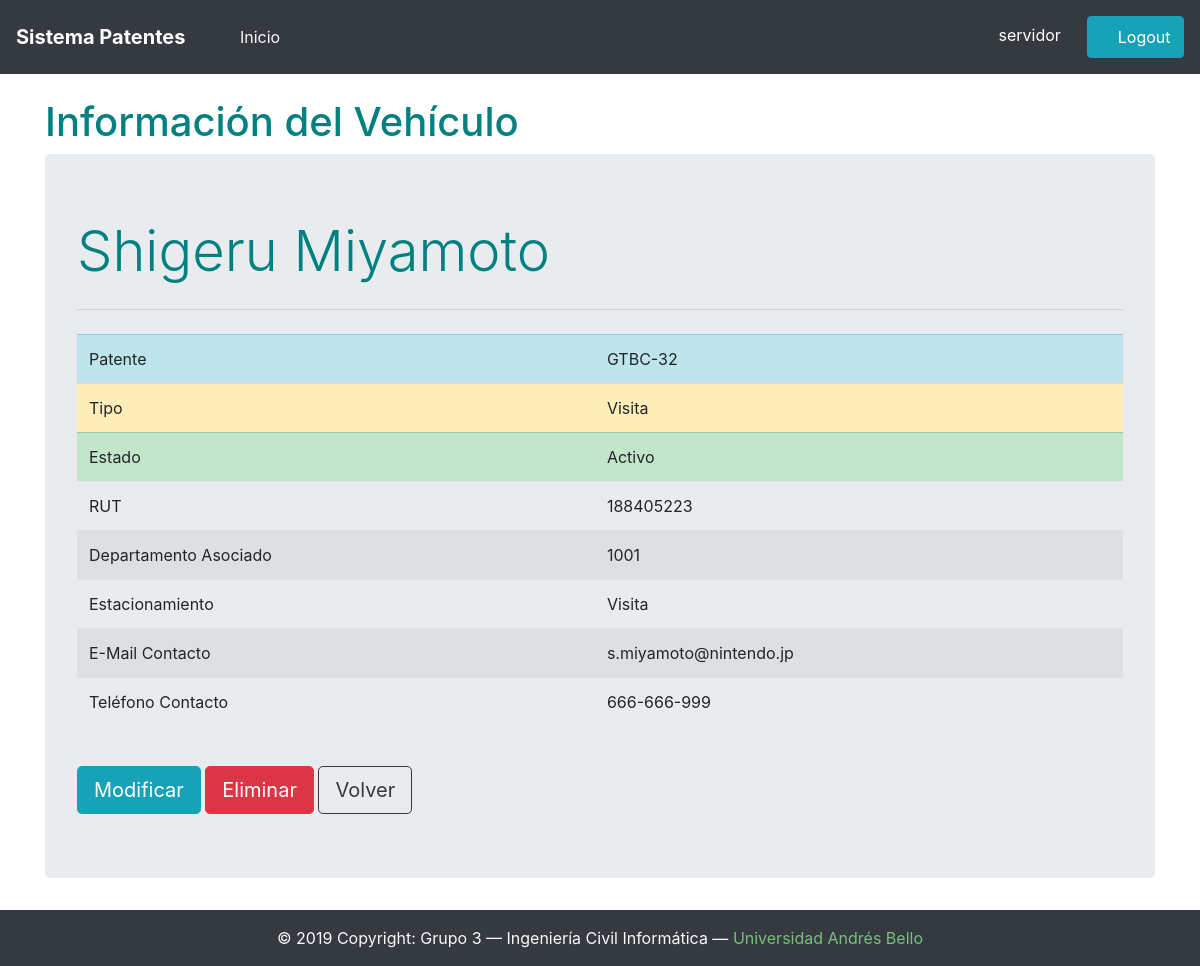
/patentes/188405223/ (signed in), run on an earlier commit of the app's database.
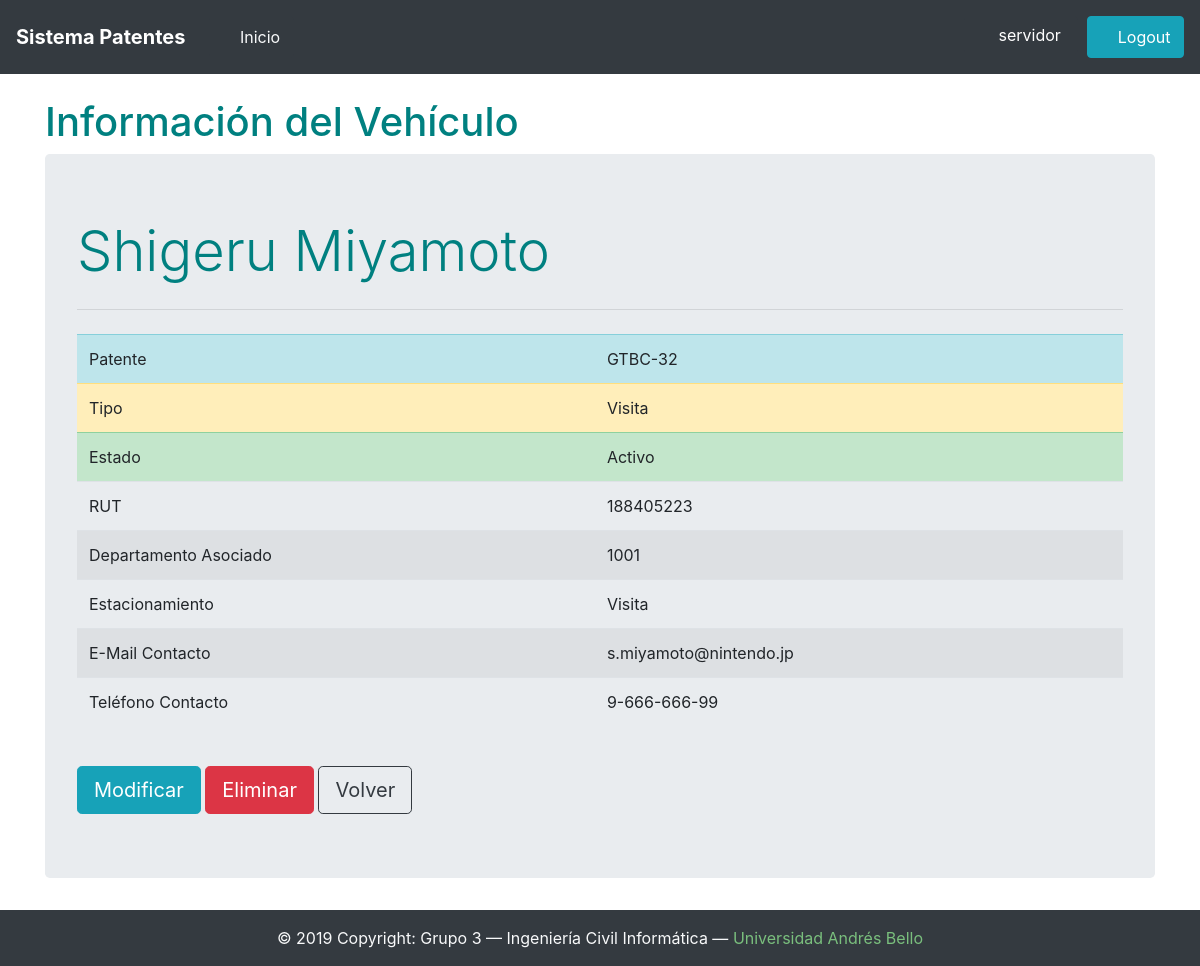
And on a later commit of the database.
### patentes/models.py (models this page shows, shortened)
class Vehiculo(models.Model):
	nombrePersona = models.CharField(max_length=28)
	patente = models.CharField(max_length=7)
	tipo = models.CharField(max_length=9,choices=[('Residente','Residente'),('Visita','Visita'),('Servicios','Servicios')],default='Residente')
	estacionamiento = models.CharField(max_length=10)
	deptoAsociado = models.CharField(max_length=10)
	estado = models.CharField(max_length=10)
	rut = models.CharField(max_length=9)
	email = models.CharField(max_length=28)
	telefono = models.CharField(max_length=12)
	vehiculos = models.Manager()

### patentes/views.py (the view)
# urls.py: re_path(r'^patentes/(?P<rut>[0-9kK]{8,9})/$', views.DetalleVehiculoView.as_view(), name="detalle"),
class DetalleVehiculoView(LoginRequiredMixin, TemplateView):
	def get(self, request, **kwargs):
		rut = kwargs["rut"]
		return render(request, 'detalleVehiculo.html', {'vehiculo': Vehiculo.vehiculos.get(rut=rut)})

### patentes/templates/detalleVehiculo.html
{% extends 'base.html' %}
{% block content %}
	<br/>
	<h1>Información del Vehículo</h1>
	<div class="jumbotron">
		<h1 class="display-4">{{ vehiculo.nombrePersona }}</h1>
		<hr class="my-4">
			<table class="table table-striped">
				<tr class="table-info">
					<td>Patente</td>
					<td>{{ vehiculo.patente }}</td>
				</tr>
				<tr class="table-warning">
					<td>Tipo</td>
					<td>{{ vehiculo.tipo }}</td>
				</tr>
				{% if vehiculo.estado == 'Activo' %}
				<tr class="table-success">
					<td>Estado</td>
					<td>{{ vehiculo.estado }}</td>
				</tr>
				{% else %}
				<tr class="table-danger">
					<td>Estado</td>
					<td>{{ vehiculo.estado }}</td>
				</tr>
				{% endif %}
				<tr>
					<td>RUT</td>
					<td>{{ vehiculo.rut }}</td>
				</tr>
				<tr>
					<td>Departamento Asociado</td>
					<td>{{ vehiculo.deptoAsociado }}</td>
				</tr>
				<tr>
					<td>Estacionamiento</td>
					<td>{{ vehiculo.estacionamiento }}</td>
				</tr>
				<tr>
					<td>E-Mail Contacto</td>
					<td>{{ vehiculo.email }}</td>
				</tr>
				<tr>
					<td>Teléfono Contacto</td>
					<td>{{ vehiculo.telefono }}</td>
				</tr>
			</table>
			<br/>
			<a class="btn btn-info btn-lg" href="/patentes/{{ vehiculo.id }}/update/" role="button">Modificar</a>
			<a class="btn btn-danger btn-lg" href="/patentes/{{ vehiculo.id }}/delete/" role="button">Eliminar</a>
			<a class="btn btn-lg btn-outline-dark" href="/patentes/" role="button">Volver</a>
	</div>
{% endblock %}

What changed in the data, as far as the page shows it:
changed Vehiculo "Shigeru Miyamoto": telefono "666-666-999" → "9-666-666-99"
